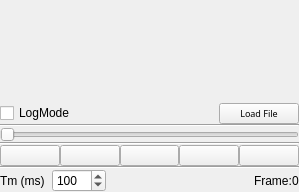
<?xml version="1.0" encoding="UTF-8"?>
<ui version="4.0">
 <class>LogWG</class>
 <widget class="QWidget" name="LogWG">
  <property name="geometry">
   <rect>
    <x>0</x>
    <y>0</y>
    <width>299</width>
    <height>192</height>
   </rect>
  </property>
  <property name="sizePolicy">
   <sizepolicy hsizetype="Preferred" vsizetype="Preferred">
    <horstretch>0</horstretch>
    <verstretch>0</verstretch>
   </sizepolicy>
  </property>
  <property name="windowTitle">
   <string>Form</string>
  </property>
  <layout class="QVBoxLayout" name="verticalLayout_2">
   <item>
    <spacer name="verticalSpacer">
     <property name="orientation">
      <enum>Qt::Vertical</enum>
     </property>
     <property name="sizeHint" stdset="0">
      <size>
       <width>20</width>
       <height>19</height>
      </size>
     </property>
    </spacer>
   </item>
   <item>
    <layout class="QHBoxLayout" name="horizontalLayout_2">
     <property name="spacing">
      <number>1</number>
     </property>
     <item>
      <widget class="QCheckBox" name="LogMode_CheckBox">
       <property name="text">
        <string>LogMode</string>
       </property>
      </widget>
     </item>
     <item>
      <spacer name="horizontalSpacer">
       <property name="orientation">
        <enum>Qt::Horizontal</enum>
       </property>
       <property name="sizeHint" stdset="0">
        <size>
         <width>40</width>
         <height>20</height>
        </size>
       </property>
      </spacer>
     </item>
     <item>
      <widget class="QPushButton" name="LoadFileBot">
       <property name="sizePolicy">
        <sizepolicy hsizetype="Preferred" vsizetype="Preferred">
         <horstretch>0</horstretch>
         <verstretch>0</verstretch>
        </sizepolicy>
       </property>
       <property name="minimumSize">
        <size>
         <width>0</width>
         <height>0</height>
        </size>
       </property>
       <property name="font">
        <font>
         <family>Sans Serif</family>
         <pointsize>7</pointsize>
         <weight>50</weight>
         <italic>false</italic>
         <bold>false</bold>
         <underline>false</underline>
         <strikeout>false</strikeout>
        </font>
       </property>
       <property name="text">
        <string>Load File</string>
       </property>
       <property name="icon">
        <iconset resource="../basestation.qrc">
         <normaloff>:/icons/LogOpenFile.png</normaloff>:/icons/LogOpenFile.png</iconset>
       </property>
      </widget>
     </item>
    </layout>
   </item>
   <item>
    <layout class="QVBoxLayout" name="verticalLayout">
     <item>
      <widget class="Line" name="line_2">
       <property name="orientation">
        <enum>Qt::Horizontal</enum>
       </property>
      </widget>
     </item>
     <item>
      <widget class="QSlider" name="MovieSlider">
       <property name="orientation">
        <enum>Qt::Horizontal</enum>
       </property>
      </widget>
     </item>
     <item>
      <widget class="Line" name="line">
       <property name="orientation">
        <enum>Qt::Horizontal</enum>
       </property>
      </widget>
     </item>
     <item>
      <layout class="QHBoxLayout" name="horizontalLayout">
       <property name="spacing">
        <number>0</number>
       </property>
       <item>
        <widget class="QPushButton" name="Rewind100Bot">
         <property name="sizePolicy">
          <sizepolicy hsizetype="Preferred" vsizetype="Preferred">
           <horstretch>0</horstretch>
           <verstretch>0</verstretch>
          </sizepolicy>
         </property>
         <property name="minimumSize">
          <size>
           <width>0</width>
           <height>0</height>
          </size>
         </property>
         <property name="font">
          <font>
           <family>Sans Serif</family>
           <pointsize>7</pointsize>
           <weight>50</weight>
           <italic>false</italic>
           <bold>false</bold>
           <underline>false</underline>
           <strikeout>false</strikeout>
          </font>
         </property>
         <property name="toolTip">
          <string>Rewind 100 frames</string>
         </property>
         <property name="text">
          <string/>
         </property>
         <property name="icon">
          <iconset resource="../basestation.qrc">
           <normaloff>:/icons/LogRewind10.png</normaloff>:/icons/LogRewind10.png</iconset>
         </property>
        </widget>
       </item>
       <item>
        <widget class="QPushButton" name="Rewind10Bot">
         <property name="sizePolicy">
          <sizepolicy hsizetype="Preferred" vsizetype="Preferred">
           <horstretch>0</horstretch>
           <verstretch>0</verstretch>
          </sizepolicy>
         </property>
         <property name="minimumSize">
          <size>
           <width>0</width>
           <height>0</height>
          </size>
         </property>
         <property name="font">
          <font>
           <family>Sans Serif</family>
           <pointsize>7</pointsize>
           <weight>50</weight>
           <italic>false</italic>
           <bold>false</bold>
           <underline>false</underline>
           <strikeout>false</strikeout>
          </font>
         </property>
         <property name="toolTip">
          <string>Rewind 10 frames</string>
         </property>
         <property name="text">
          <string/>
         </property>
         <property name="icon">
          <iconset resource="../basestation.qrc">
           <normaloff>:/icons/LogRewind.png</normaloff>:/icons/LogRewind.png</iconset>
         </property>
        </widget>
       </item>
       <item>
        <widget class="QPushButton" name="PlayBot">
         <property name="sizePolicy">
          <sizepolicy hsizetype="Preferred" vsizetype="Preferred">
           <horstretch>0</horstretch>
           <verstretch>0</verstretch>
          </sizepolicy>
         </property>
         <property name="minimumSize">
          <size>
           <width>0</width>
           <height>0</height>
          </size>
         </property>
         <property name="font">
          <font>
           <family>Sans Serif</family>
           <pointsize>7</pointsize>
           <weight>50</weight>
           <italic>false</italic>
           <bold>false</bold>
           <underline>false</underline>
           <strikeout>false</strikeout>
          </font>
         </property>
         <property name="toolTip">
          <string>Play/Pause</string>
         </property>
         <property name="text">
          <string/>
         </property>
         <property name="icon">
          <iconset resource="../basestation.qrc">
           <normaloff>:/icons/LogPlay.png</normaloff>:/icons/LogPlay.png</iconset>
         </property>
        </widget>
       </item>
       <item>
        <widget class="QPushButton" name="FForward10Bot">
         <property name="sizePolicy">
          <sizepolicy hsizetype="Preferred" vsizetype="Preferred">
           <horstretch>0</horstretch>
           <verstretch>0</verstretch>
          </sizepolicy>
         </property>
         <property name="minimumSize">
          <size>
           <width>0</width>
           <height>0</height>
          </size>
         </property>
         <property name="font">
          <font>
           <family>Sans Serif</family>
           <pointsize>7</pointsize>
           <weight>50</weight>
           <italic>false</italic>
           <bold>false</bold>
           <underline>false</underline>
           <strikeout>false</strikeout>
          </font>
         </property>
         <property name="toolTip">
          <string>Forward 10 frames</string>
         </property>
         <property name="text">
          <string/>
         </property>
         <property name="icon">
          <iconset resource="../basestation.qrc">
           <normaloff>:/icons/LogFForward.png</normaloff>:/icons/LogFForward.png</iconset>
         </property>
        </widget>
       </item>
       <item>
        <widget class="QPushButton" name="FForward100Bot">
         <property name="sizePolicy">
          <sizepolicy hsizetype="Preferred" vsizetype="Preferred">
           <horstretch>0</horstretch>
           <verstretch>0</verstretch>
          </sizepolicy>
         </property>
         <property name="minimumSize">
          <size>
           <width>0</width>
           <height>0</height>
          </size>
         </property>
         <property name="font">
          <font>
           <family>Sans Serif</family>
           <pointsize>7</pointsize>
           <weight>50</weight>
           <italic>false</italic>
           <bold>false</bold>
           <underline>false</underline>
           <strikeout>false</strikeout>
          </font>
         </property>
         <property name="toolTip">
          <string>Forward 100 frames</string>
         </property>
         <property name="text">
          <string/>
         </property>
         <property name="icon">
          <iconset resource="../basestation.qrc">
           <normaloff>:/icons/LogFForward10.png</normaloff>:/icons/LogFForward10.png</iconset>
         </property>
        </widget>
       </item>
      </layout>
     </item>
    </layout>
   </item>
   <item>
    <widget class="Line" name="line_3">
     <property name="orientation">
      <enum>Qt::Horizontal</enum>
     </property>
    </widget>
   </item>
   <item>
    <layout class="QHBoxLayout" name="horizontalLayout_3">
     <item>
      <widget class="QLabel" name="label">
       <property name="text">
        <string>Tm (ms)  </string>
       </property>
      </widget>
     </item>
     <item>
      <widget class="QSpinBox" name="FrameTime">
       <property name="maximum">
        <number>9999</number>
       </property>
       <property name="value">
        <number>100</number>
       </property>
      </widget>
     </item>
     <item>
      <spacer name="horizontalSpacer_2">
       <property name="orientation">
        <enum>Qt::Horizontal</enum>
       </property>
       <property name="sizeHint" stdset="0">
        <size>
         <width>40</width>
         <height>20</height>
        </size>
       </property>
      </spacer>
     </item>
     <item>
      <widget class="QLabel" name="label_2">
       <property name="text">
        <string>Frame:</string>
       </property>
      </widget>
     </item>
     <item>
      <widget class="QLabel" name="FrameNumber">
       <property name="text">
        <string>0</string>
       </property>
      </widget>
     </item>
    </layout>
   </item>
  </layout>
 </widget>
 <layoutdefault spacing="0" margin="0"/>
 <resources>
  <include location="../basestation.qrc"/>
 </resources>
 <connections/>
</ui>
